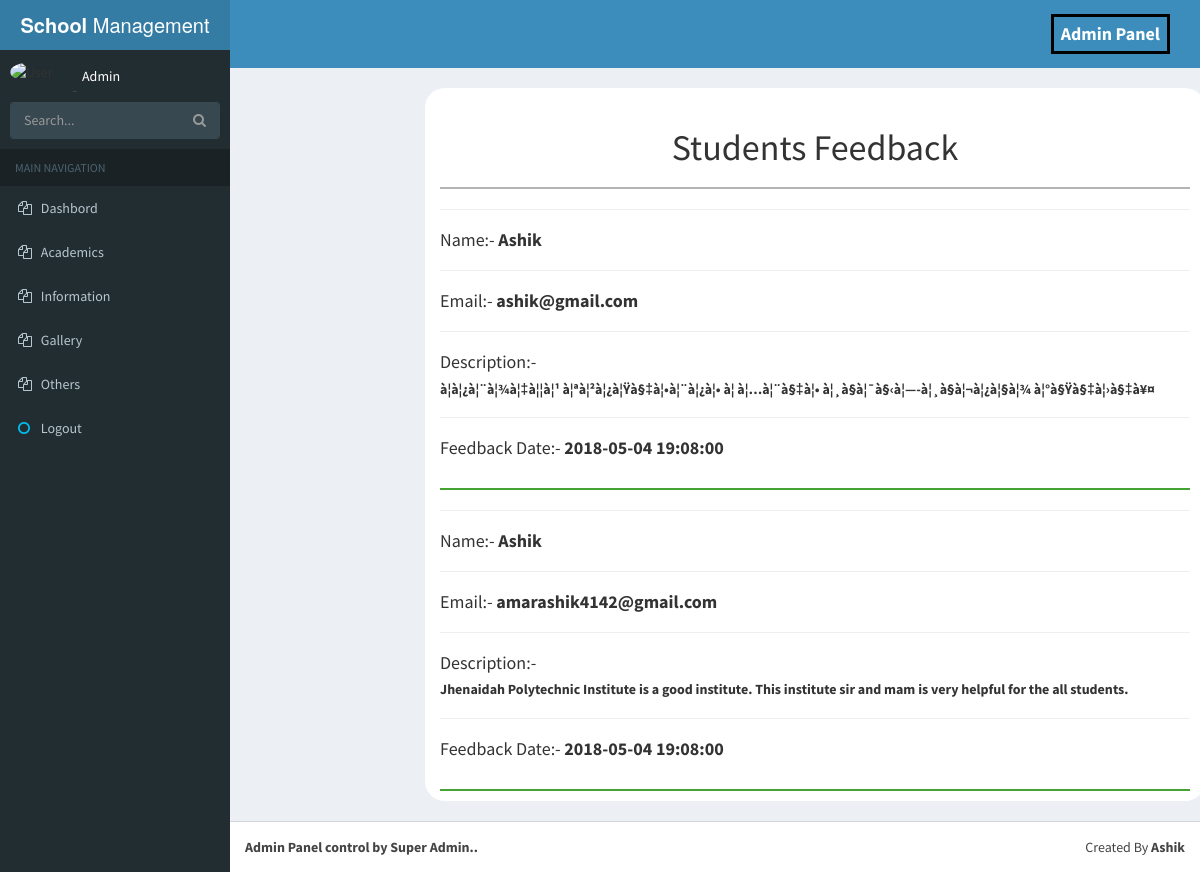
The page /admin/feedback.php (signed in) on the database its author committed.
### tables this page shows
CREATE TABLE `contact` (
  `id` int(11) NOT NULL,
  `name` varchar(100) NOT NULL,
  `email` varchar(100) NOT NULL,
  `description` text NOT NULL,
  `date` timestamp NOT NULL DEFAULT CURRENT_TIMESTAMP
);

### admin/feedback.php (the view, shortened to what this page needs)
<?php include("header.php") ?>
<?php include("sidebar.php") ?>
    <div class="content-wrapper">
        <div class="container">
            <div class="row"><br>
                <div class="col-md-8 col-md-offset-2" style="background:#ffffff;border-radius:20px;">
                    <h1 style="text-align:center;border-bottom: 2px solid #b5b5b5;padding: 20px 0px;">Students Feedback</h1>
            <?php
                   $select = "SELECT * FROM contact ORDER BY id DESC";
                   $run = $connect->query($select);
                    if($run->num_rows > 0){
                        while($row = $run->fetch_assoc()){
                            ?>
                                <hr>
                                <h4>Name:- <b><?php echo $row["name"] ?></b></h4>
                                <hr>
                                <h4>Email:- <b><?php echo $row["email"] ?></b></h4>
                                <hr>
                                <h4>Description:- </h4><h5><b><?php echo $row["description"] ?></b></h5>
                                <hr>
                                <h4>Feedback Date:- <b><?php echo $row["date"] ?></b></h4>
                                <br>
                                <p style="border-bottom:2px solid #44a333;"></p>
                            <?php
                        }
                    }
            ?>
                </div>
            </div>
        </div><br>
    </div>
<?php include("footer.php") ?>

### rows shown on the page
contact: name "Ashik", email "ashik@gmail.com", description "à¦à¦¿à¦¨à¦¾à¦‡à¦¦à¦¹ à¦ªà¦²à¦¿à¦Ÿà§‡à¦•à¦¨à¦¿à¦• à¦ à¦…à¦¨à§‡à¦• à¦¸à§à¦¯à§‹à¦—-à¦¸à§à¦¬à¦¿à¦§à¦¾ à¦°à§Ÿà§‡à¦›à§‡à¥¤", date "2018-05-04 19:08:00"
contact: name "Ashik", email "amarashik4142@gmail.com", description "Jhenaidah Polytechnic Institute is a good institute. This institute sir and mam is very helpful for the all students.", date "2018-05-04 19:08:00"

### other values the page prints
$_SESSION['name'] "Admin"
